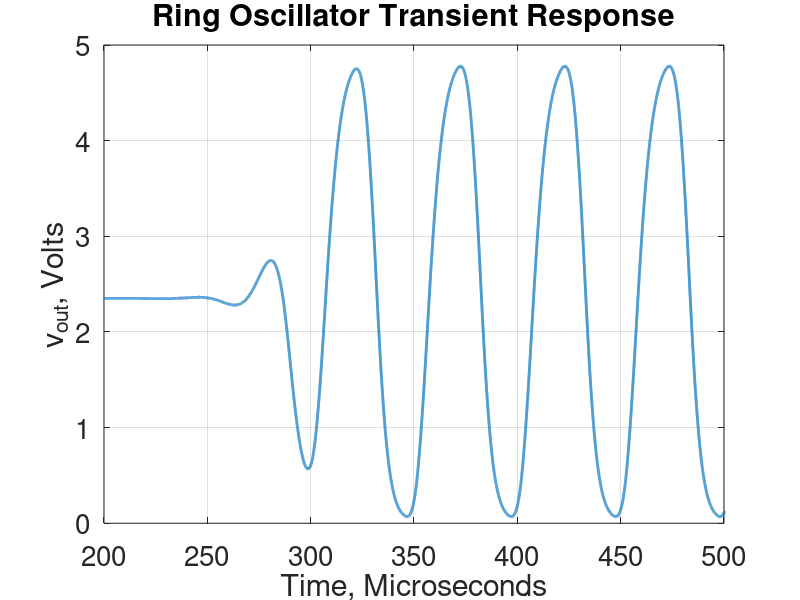

Source code (MATLAB):
%% ECE 342 - Derek Haas and Cameron Sullivan - Lab Task 3 Part 3 MATLAB

close all;

%% Plot transient response of ring oscillator.

data = csvread('ring-oscillator-transient.CSV');
time = data(:, 1);
Vout = data(:, 2);

plot(time * 10e5, Vout, 'linewidth', 2);
set(gca,'fontsize',20);
title('Ring Oscillator Transient Response');
ylabel('v_{out}, Volts');
xlabel('Time, Microseconds');
grid on;
xlim([200 500]);